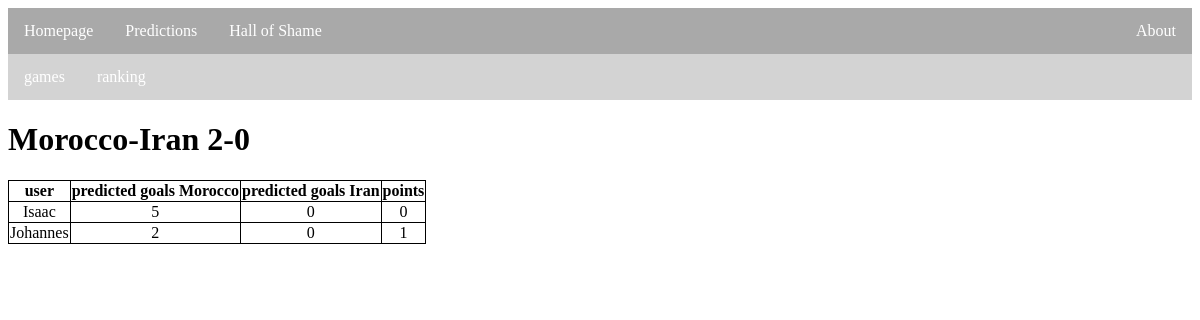
The app's page /votes/games/results/135 with its own data.
### votes/models.py (models this page shows, shortened)
class Game(models.Model):
    round = models.CharField(max_length=50, null=True)
    date = models.DateTimeField(null=True)
    home_team = models.CharField(max_length=50, null=True)
    away_team = models.CharField(max_length=50, null=True)
    home_goals = models.IntegerField(null=True, blank=True)
    away_goals = models.IntegerField(null=True, blank=True)
    finished = models.BooleanField(default=False)
    votable = models.BooleanField(default=False)
    predictions_available = models.BooleanField(default=False)

class Score(models.Model):
    prediction = models.OneToOneField(Prediction, on_delete=models.CASCADE, null=True)
    points = models.IntegerField(default = 0)

class Prediction(models.Model):
    game = models.ForeignKey(Game, on_delete=models.CASCADE, null=True)
    user = models.ForeignKey(User, on_delete=models.CASCADE, null=True)
    predicted_goals_home = models.IntegerField(default=0)
    predicted_goals_away = models.IntegerField(default=0)

### hall_of_shame/models.py (models this page shows, shortened)
class User(models.Model):
    name = models.CharField(max_length=50, null=True)
    paid = models.BooleanField(default=False)
    times_cheated = models.IntegerField(default=0)

### votes/views.py (the view)
# urls.py: path('games/results/<int:game_id>', views.results, name='results'),
def results(request, game_id):
    scores = Score.objects.filter(prediction__game_id = game_id)
    game = scores.first().prediction.game
    context = {'home_team': game.home_team,
               'away_team': game.away_team,
               'home_goals': game.home_goals,
               'away_goals': game.away_goals,
               'scores': scores
               }
    return render(request, 'votes/results.html', context)

### votes/templates/votes/results.html
{% extends 'votes/navigation_bar.html' %}
{% block content %}
    <h1>{{ home_team }}-{{ away_team }} {{ home_goals }}-{{ away_goals }}</h1>
    <table>
    <tr>
      <th>user</th>
      <th>predicted goals {{ home_team }}</th>
      <th>predicted goals {{ away_team }}</th>
      <th>points</th>
    </tr>
    {% for score in scores %}
        <tr>
          <td>{{ score.prediction.user.name }}</td>
          <td>{{ score.prediction.predicted_goals_home }}</td>
          <td>{{ score.prediction.predicted_goals_away }}</td>
          <td>{{ score.points }}</td>
        </tr>
    {% endfor %}
    </table>
{% endblock %}

### base/static/css/base.css (style rules this page uses)
table { border-collapse: collapse; }
td, th { border: 1px solid black; text-align: center; }

### records on screen
Game: home_team "Morocco", away_team "Iran"
Score: prediction.user.name "Isaac", prediction.predicted_goals_home "5", prediction.predicted_goals_away "0", points "0"
Score: prediction.user.name "Johannes", prediction.predicted_goals_home "2", prediction.predicted_goals_away "0", points "1"

### other values on screen
{{ home_goals }} "2"
{{ away_goals }} "0"
